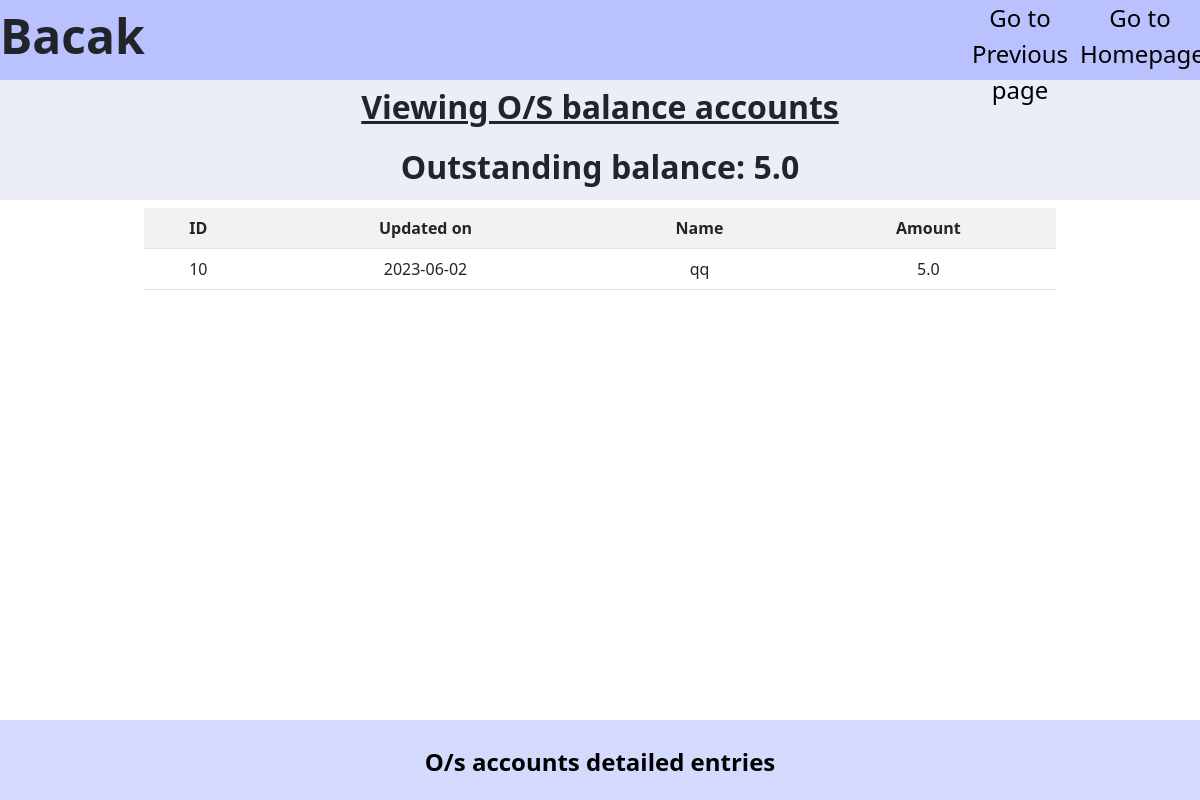
Screenshot of /os_bal_detailed_view (signed in) with the database file from the repository.
### tables this page shows
CREATE TABLE os
                (p_ID INTEGER, Updated_on text, Name text, Amount real, FOREIGN KEY (p_ID) REFERENCES Accounts(ID));

### main.py (the view)
@app.route("/os_bal_detailed_view")
def os_detailed_view():
  if "name" in session.keys():
    conn = create_connection(session.get("name"))
    db = conn.cursor()
    array = db.execute("SELECT * FROM os ORDER BY Amount DESC;").fetchall()
    os_balance = db.execute("SELECT SUM(Amount) FROM os;").fetchall()[0][0]
    conn.commit()
    conn.close()
    return render_template('os_bal_detailed_view.html',
                           data=array,
                           OS_balance=os_balance)
  else:
    return redirect("/")

### helpers.py (called while the page is built)
def create_connection(db_file):
  conn = None
  print(db_file)
  try:
    conn = sqlite3.connect("static/database/" + db_file + ".db")
  except Error as e:
    print(e)
  return conn

### templates/os_bal_detailed_view.html (shortened to what this page needs)
{% extends "layout.html" %}
{% block body %}
<div id="index">
  <div class="index_nav">
      <p><b>Bacak</b></p>
      <div id="profile"><a href="/index">Go to Homepage</a></div>
      <div id="profile"><a href="/viewAC">Go to Previous page</a></div>
  </div>
  <h5 class="os_viewing">Viewing O/S balance accounts</h5>
  <h4 class="os_viewing" style="text-decoration: unset;">Outstanding balance: {{ OS_balance }}</h4>
  <div id="entries_detailed_view" style="overflow-y: auto;">
    <table class="table table-striped text-center">
        <tr>
            <th>ID</th>
            <th>Updated on</th>
            <th>Name</th>
            <th>Amount</th>
        </tr>
        {% for i in data %}
        <tr>
          {% for j in i %}
          <td>{{ j }}</td>
          {% endfor %}
        </tr>
        {% endfor %}
    </table>
  </div>
  <footer id="index_footer">
    <a href="/os_entry_detailed_view">O/s accounts detailed entries</a>
  </footer>
</div>
{% endblock %}

### static/style.css (style rules this page uses)
* { box-sizing: border-box; margin: 0; padding: 0; }
::placeholder { color: #FFFFFF; opacity: 1; font-family: Arial, Helvetica, sans-serif; }
#index { height: 100vh; overflow: hidden; }
.index_nav { height: 10vh; background-color: rgb(185, 194, 255); position: relative; padding: 0px; }
.index_nav > p { margin: 0; height: 100%; font-size: 6vh; width: fit-content; display: inline; }
.index_nav > #profile { float: right; height: 10vh; width: 10vw; text-align: center; font-size: 3vh; }
.index_nav > #profile > a { text-decoration: unset; color: #000000; }
footer { height: 10vh; width: 100%; text-align: center; padding-top: 0.5vh; font-size: 4vh; background-color: rgb(198, 206, 254); }
#index_footer { display: flex; background-color: rgb(211, 218, 254); height: 10vh; margin: 0; text-align: center; font-size: 3vh; }
#index_footer > a { padding: 1.2vh 10%; text-decoration: unset; color: #000000; margin: auto; font-weight: bold; }
.os_viewing { background-color: rgb(235, 237, 248); height: 7.5vh; margin: 0; text-align: center; padding-top: 1vh; font-size: 4vh; font-weight: bold; text-decoration: underline; }
#entries_detailed_view { height: 65vh; padding: 1vh 12vw; }

### rows the page displays
os: i "10", Updated_on "2023-06-02", Name "qq", Amount "5.0"

### other values shown
{{ OS_balance }} "5.0"
